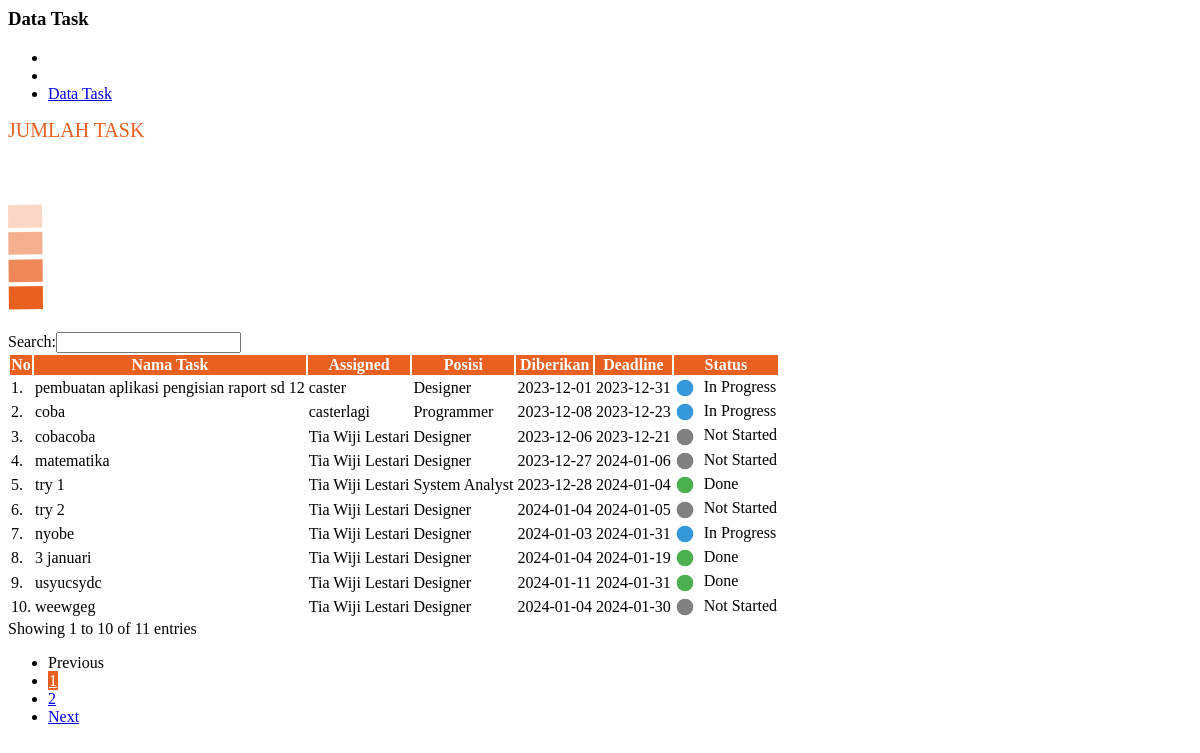
Page /manager/modul/task/data.php on the committed database.
### tables this page shows
CREATE TABLE `tb_task` (
  `id_task` int(11) NOT NULL,
  `id_user` int(11) NOT NULL,
  `id_posisi` int(11) NOT NULL,
  `nama_task` varchar(50) NOT NULL,
  `tgl_mulai` date NOT NULL,
  `tgl_selesai` date NOT NULL,
  `status` enum('Not Started','In Progress','Done') NOT NULL
);

CREATE TABLE `tb_user` (
  `id_user` int(11) NOT NULL,
  `id_jabatan` int(11) NOT NULL,
  `nama_user` varchar(50) NOT NULL,
  `email` varchar(50) NOT NULL,
  `password` varchar(50) NOT NULL,
  `foto` varchar(11) NOT NULL
);

CREATE TABLE `tb_posisi` (
  `id_posisi` int(11) NOT NULL,
  `posisi` varchar(50) NOT NULL
);

### manager/modul/task/data.php (the view, shortened to what this page needs)
<div class="page-inner">
    <div class="page-header">
        <h3 class="page-title">Data Task</h3>
        <ul class="breadcrumbs">
            <li class="nav-home">
            </li>
            <li class="separator">
            </li>
            <li class="nav-item">
                <a href="#">Data Task</a>
            </li>
        </ul>
    </div>
    <div class="row mt--6">
        <div class="col-xl-4 col-md-4 mb-4">
            <div class="card border-left-primary shadow h-100 py-2">
                <div class="card-body">
                    <div class="row no-gutters align-items-center">
                        <div class="col mr-2">
                            <div class="text-xs font-weight-bold text-uppercase mb-1" style="color:#e96020; font-size: 20px;">JUMLAH TASK</div>
                        </div>
                        <div class="col-auto">
                        </div>
                    </div>
                </div>
            </div>
        </div>
    </div>
    <div class="row">
        <div class="col-md-12">
            <div class="card">
                <div class="table-responsive">
                    <table id="example" class="display table table-striped table-hover">
                        <thead>
                            <tr>
                                <th style="background-color: #e96020; color: white;">No</th>
                                <th style="background-color: #e96020; color: white;">Nama Task</th>
                                <th style="background-color: #e96020; color: white;">Assigned</th>
                                <th style="background-color: #e96020; color: white;">Posisi</th>
                                <th style="background-color: #e96020; color: white;">Diberikan</th>
                                <th style="background-color: #e96020; color: white;">Deadline</th>
                                <th style="background-color: #e96020; color: white;">Status</th>
                            </tr>
                        </thead>
                        <tbody>
                            <?php
                            $no = 1;
                            $task = mysqli_query($con, "SELECT * FROM tb_task
    INNER JOIN tb_user ON tb_task.id_user = tb_user.id_user
    INNER JOIN tb_posisi ON tb_task.id_posisi =tb_posisi.id_posisi
    ORDER BY tb_task.id_task ASC");
                            foreach ($task as $t) { ?>
                                <tr>
                                    <td><?= $no++; ?>.</td>
                                    <td><?= $t['nama_task']; ?></td>
                                    <td><?= $t['nama_user']; ?></td>
                                    <td><?= $t['posisi']; ?></td>
                                    <td><?= $t['tgl_mulai']; ?></td>
                                    <td><?= $t['tgl_selesai']; ?></td>
                                    <td>
                                        <?php
                                        switch ($t['status']) {
                                            case 'Done':
                                                echo '<span class="status-icon done"><svg xmlns="http://www.w3.org/2000/svg" viewBox="0 0 24 24" fill="#4CAF50"><circle cx="12" cy="12" r="10"/></svg></span> Done';
                                                break;
                                            case 'In Progress':
                                                echo '<span class="status-icon in-progress"><svg xmlns="http://www.w3.org/2000/svg" viewBox="0 0 24 24" fill="#3498db"><circle cx="12" cy="12" r="10"/></svg></span> In Progress';
                                                break;
                                            case 'Not Started':
                                                echo '<span class="status-icon not-started"><svg xmlns="http://www.w3.org/2000/svg" viewBox="0 0 24 24" fill="#808080"><circle cx="12" cy="12" r="10"/></svg></span> Not Started';
                                                break;
                                        }
                                        ?>
                                    </td>
                                </tr>
                            <?php } ?>
                        </tbody>
                    </table>
                </div>
            </div>
        </div>
    </div>
</div>

### manager/modul/task/data.php (style rules this page uses)
.status-icon { display: inline-block; width: 20px; height: 20px; margin-right: 5px; vertical-align: middle; }
.done svg, .in-progress svg, .not-started svg { width: 100%; height: 100%; border-radius: 50%; }

### rows in the picture
tb_task: nama_task "pembuatan aplikasi pengisian raport sd 12", id_user.nama_user "caster", id_posisi.posisi "Designer", tgl_mulai "2023-12-01", tgl_selesai "2023-12-31", status "In Progress"
tb_task: nama_task "coba", id_user.nama_user "casterlagi", id_posisi.posisi "Programmer", tgl_mulai "2023-12-08", tgl_selesai "2023-12-23", status "In Progress"
tb_task: nama_task "cobacoba", id_user.nama_user "Tia Wiji Lestari", id_posisi.posisi "Designer", tgl_mulai "2023-12-06", tgl_selesai "2023-12-21", status "Not Started"
tb_task: nama_task "matematika", id_user.nama_user "Tia Wiji Lestari", id_posisi.posisi "Designer", tgl_mulai "2023-12-27", tgl_selesai "2024-01-06", status "Not Started"
tb_task: nama_task "try 1", id_user.nama_user "Tia Wiji Lestari", id_posisi.posisi "System Analyst", tgl_mulai "2023-12-28", tgl_selesai "2024-01-04", status "Done"
tb_task: nama_task "try 2", id_user.nama_user "Tia Wiji Lestari", id_posisi.posisi "Designer", tgl_mulai "2024-01-04", tgl_selesai "2024-01-05", status "Not Started"
tb_task: nama_task "nyobe", id_user.nama_user "Tia Wiji Lestari", id_posisi.posisi "Designer", tgl_mulai "2024-01-03", tgl_selesai "2024-01-31", status "In Progress"
tb_task: nama_task "3 januari", id_user.nama_user "Tia Wiji Lestari", id_posisi.posisi "Designer", tgl_mulai "2024-01-04", tgl_selesai "2024-01-19", status "Done"
tb_task: nama_task "usyucsydc", id_user.nama_user "Tia Wiji Lestari", id_posisi.posisi "Designer", tgl_mulai "2024-01-11", tgl_selesai "2024-01-31", status "Done"
tb_task: nama_task "weewgeg", id_user.nama_user "Tia Wiji Lestari", id_posisi.posisi "Designer", tgl_mulai "2024-01-04", tgl_selesai "2024-01-30", status "Not Started"
